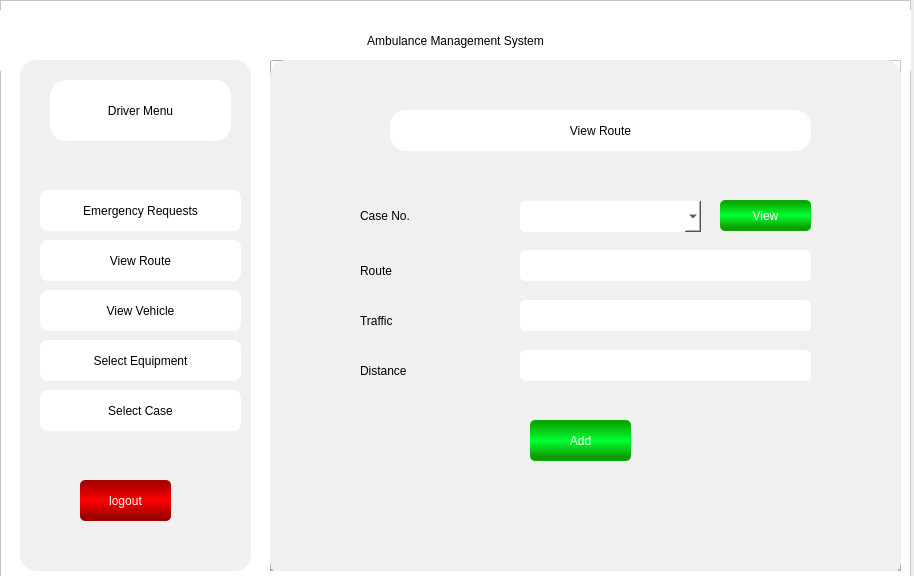
<?xml version="1.0" encoding="UTF-8"?>
<ui version="4.0">
 <class>MainWindow</class>
 <widget class="QMainWindow" name="MainWindow">
  <property name="geometry">
   <rect>
    <x>0</x>
    <y>0</y>
    <width>914</width>
    <height>576</height>
   </rect>
  </property>
  <property name="windowTitle">
   <string>MainWindow</string>
  </property>
  <widget class="QWidget" name="centralwidget">
   <widget class="QFrame" name="MainFrame">
    <property name="geometry">
     <rect>
      <x>0</x>
      <y>0</y>
      <width>911</width>
      <height>581</height>
     </rect>
    </property>
    <property name="styleSheet">
     <string notr="true">background-color: rgb(255, 255, 255);</string>
    </property>
    <property name="frameShape">
     <enum>QFrame::StyledPanel</enum>
    </property>
    <property name="frameShadow">
     <enum>QFrame::Raised</enum>
    </property>
    <widget class="QLabel" name="Project_Title">
     <property name="geometry">
      <rect>
       <x>0</x>
       <y>10</y>
       <width>911</width>
       <height>61</height>
      </rect>
     </property>
     <property name="styleSheet">
      <string notr="true">font: 75 28pt &quot;News706 BT&quot;;</string>
     </property>
     <property name="text">
      <string>Ambulance Management System</string>
     </property>
     <property name="alignment">
      <set>Qt::AlignCenter</set>
     </property>
    </widget>
    <widget class="QFrame" name="Side_Tab_Pane">
     <property name="geometry">
      <rect>
       <x>20</x>
       <y>60</y>
       <width>231</width>
       <height>511</height>
      </rect>
     </property>
     <property name="styleSheet">
      <string notr="true">background-color: rgb(240, 240, 240);
border-radius:16px;</string>
     </property>
     <property name="frameShape">
      <enum>QFrame::StyledPanel</enum>
     </property>
     <property name="frameShadow">
      <enum>QFrame::Raised</enum>
     </property>
     <widget class="QLabel" name="label_17">
      <property name="geometry">
       <rect>
        <x>30</x>
        <y>20</y>
        <width>181</width>
        <height>61</height>
       </rect>
      </property>
      <property name="styleSheet">
       <string notr="true">font: 75 20pt &quot;News706 BT&quot;;
background-color: rgb(255, 255, 255);</string>
      </property>
      <property name="text">
       <string>Driver Menu</string>
      </property>
      <property name="alignment">
       <set>Qt::AlignCenter</set>
      </property>
     </widget>
     <widget class="QPushButton" name="logoutBtn">
      <property name="geometry">
       <rect>
        <x>60</x>
        <y>420</y>
        <width>91</width>
        <height>41</height>
       </rect>
      </property>
      <property name="styleSheet">
       <string notr="true">font: 75 18pt &quot;News706 BT&quot;;
border-radius:5px;
color: rgb(255, 255, 255);
background-color: qlineargradient(spread:repeat, x1:1, y1:0, x2:1, y2:0.966, stop:0.0795455 rgba(169, 0, 0, 255), stop:0.522727 rgba(255, 0, 0, 255), stop:0.931818 rgba(155, 0, 0, 255));</string>
      </property>
      <property name="text">
       <string>logout</string>
      </property>
     </widget>
     <widget class="QPushButton" name="emergencyBtn">
      <property name="geometry">
       <rect>
        <x>20</x>
        <y>130</y>
        <width>201</width>
        <height>41</height>
       </rect>
      </property>
      <property name="styleSheet">
       <string notr="true">QPushButton{
font: 75 12pt &quot;News706 BT&quot;;
background-color: rgb(255, 255, 255);
border-radius:8px;
}
QPushButton:hover{
background-color:rgb(0, 170, 255);
color: rgb(255, 255, 255);
border-radius:8px;
}</string>
      </property>
      <property name="text">
       <string>Emergency Requests</string>
      </property>
     </widget>
     <widget class="QPushButton" name="routeBtn">
      <property name="geometry">
       <rect>
        <x>20</x>
        <y>180</y>
        <width>201</width>
        <height>41</height>
       </rect>
      </property>
      <property name="styleSheet">
       <string notr="true">QPushButton{
font: 75 12pt &quot;News706 BT&quot;;
background-color: rgb(255, 255, 255);
border-radius:8px;
}
QPushButton:hover{
background-color:rgb(0, 170, 255);
color: rgb(255, 255, 255);
border-radius:8px;
}</string>
      </property>
      <property name="text">
       <string>View Route</string>
      </property>
     </widget>
     <widget class="QPushButton" name="vehicleBtn">
      <property name="geometry">
       <rect>
        <x>20</x>
        <y>230</y>
        <width>201</width>
        <height>41</height>
       </rect>
      </property>
      <property name="styleSheet">
       <string notr="true">QPushButton{
font: 75 12pt &quot;News706 BT&quot;;
background-color: rgb(255, 255, 255);
border-radius:8px;
}
QPushButton:hover{
background-color:rgb(0, 170, 255);
color: rgb(255, 255, 255);
border-radius:8px;
}</string>
      </property>
      <property name="text">
       <string>View Vehicle</string>
      </property>
     </widget>
     <widget class="QPushButton" name="equipmentBtn">
      <property name="geometry">
       <rect>
        <x>20</x>
        <y>280</y>
        <width>201</width>
        <height>41</height>
       </rect>
      </property>
      <property name="styleSheet">
       <string notr="true">QPushButton{
font: 75 12pt &quot;News706 BT&quot;;
background-color: rgb(255, 255, 255);
border-radius:8px;
}
QPushButton:hover{
background-color:rgb(0, 170, 255);
color: rgb(255, 255, 255);
border-radius:8px;
}</string>
      </property>
      <property name="text">
       <string>Select Equipment</string>
      </property>
     </widget>
     <widget class="QPushButton" name="caseBtn">
      <property name="geometry">
       <rect>
        <x>20</x>
        <y>330</y>
        <width>201</width>
        <height>41</height>
       </rect>
      </property>
      <property name="styleSheet">
       <string notr="true">QPushButton{
font: 75 12pt &quot;News706 BT&quot;;
background-color: rgb(255, 255, 255);
border-radius:8px;
}
QPushButton:hover{
background-color:rgb(0, 170, 255);
color: rgb(255, 255, 255);
border-radius:8px;
}</string>
      </property>
      <property name="text">
       <string>Select Case</string>
      </property>
     </widget>
    </widget>
    <widget class="QTabWidget" name="SelectCaseTab">
     <property name="geometry">
      <rect>
       <x>270</x>
       <y>60</y>
       <width>631</width>
       <height>511</height>
      </rect>
     </property>
     <property name="minimumSize">
      <size>
       <width>631</width>
       <height>511</height>
      </size>
     </property>
     <property name="maximumSize">
      <size>
       <width>631</width>
       <height>511</height>
      </size>
     </property>
     <property name="accessibleName">
      <string>empTab</string>
     </property>
     <property name="styleSheet">
      <string notr="true">background-color: rgb(240, 240, 240);
border-radius:16px;
</string>
     </property>
     <property name="tabShape">
      <enum>QTabWidget::Rounded</enum>
     </property>
     <property name="currentIndex">
      <number>0</number>
     </property>
     <widget class="QWidget" name="SelCase">
      <attribute name="title">
       <string>Select Case</string>
      </attribute>
      <widget class="QFrame" name="frame_5">
       <property name="geometry">
        <rect>
         <x>0</x>
         <y>0</y>
         <width>631</width>
         <height>491</height>
        </rect>
       </property>
       <property name="styleSheet">
        <string notr="true">background-color: rgb(240, 240, 240);
border-radius:16px;
</string>
       </property>
       <property name="frameShape">
        <enum>QFrame::StyledPanel</enum>
       </property>
       <property name="frameShadow">
        <enum>QFrame::Raised</enum>
       </property>
       <widget class="QPushButton" name="pushButton_7">
        <property name="geometry">
         <rect>
          <x>250</x>
          <y>410</y>
          <width>101</width>
          <height>41</height>
         </rect>
        </property>
        <property name="styleSheet">
         <string notr="true">font: 75 18pt &quot;News706 BT&quot;;
border-radius:5px;
color: rgb(255, 255, 255);
background-color: qlineargradient(spread:repeat, x1:1, y1:0, x2:1, y2:0.966, stop:0.0795455 rgba(9, 169, 0, 255), stop:0.522727 rgba(0, 255, 50, 255), stop:0.931818 rgba(15, 155, 0, 255));</string>
        </property>
        <property name="text">
         <string>Go</string>
        </property>
       </widget>
       <widget class="QLabel" name="label_38">
        <property name="geometry">
         <rect>
          <x>90</x>
          <y>150</y>
          <width>151</width>
          <height>31</height>
         </rect>
        </property>
        <property name="styleSheet">
         <string notr="true">font: 75 14pt &quot;News706 BT&quot;;</string>
        </property>
        <property name="text">
         <string>Emergency: </string>
        </property>
        <property name="alignment">
         <set>Qt::AlignLeading|Qt::AlignLeft|Qt::AlignVCenter</set>
        </property>
       </widget>
       <widget class="QLabel" name="label_39">
        <property name="geometry">
         <rect>
          <x>90</x>
          <y>200</y>
          <width>151</width>
          <height>31</height>
         </rect>
        </property>
        <property name="styleSheet">
         <string notr="true">font: 75 14pt &quot;News706 BT&quot;;</string>
        </property>
        <property name="text">
         <string>Ambulance No.</string>
        </property>
        <property name="alignment">
         <set>Qt::AlignLeading|Qt::AlignLeft|Qt::AlignVCenter</set>
        </property>
       </widget>
       <widget class="QLabel" name="label_40">
        <property name="geometry">
         <rect>
          <x>90</x>
          <y>260</y>
          <width>151</width>
          <height>21</height>
         </rect>
        </property>
        <property name="styleSheet">
         <string notr="true">font: 75 14pt &quot;News706 BT&quot;;</string>
        </property>
        <property name="text">
         <string>Equipment No.</string>
        </property>
        <property name="alignment">
         <set>Qt::AlignLeading|Qt::AlignLeft|Qt::AlignVCenter</set>
        </property>
       </widget>
       <widget class="QTextEdit" name="textEdit_16">
        <property name="geometry">
         <rect>
          <x>250</x>
          <y>150</y>
          <width>291</width>
          <height>31</height>
         </rect>
        </property>
        <property name="styleSheet">
         <string notr="true">border-radius:5px;
background-color: rgb(255, 255, 255);
font: 75 14pt &quot;News706 BT&quot;;</string>
        </property>
       </widget>
       <widget class="QTextEdit" name="textEdit_17">
        <property name="geometry">
         <rect>
          <x>250</x>
          <y>200</y>
          <width>291</width>
          <height>31</height>
         </rect>
        </property>
        <property name="styleSheet">
         <string notr="true">border-radius:5px;
background-color: rgb(255, 255, 255);
font: 75 14pt &quot;News706 BT&quot;;</string>
        </property>
       </widget>
       <widget class="QTextEdit" name="textEdit_18">
        <property name="geometry">
         <rect>
          <x>250</x>
          <y>250</y>
          <width>291</width>
          <height>31</height>
         </rect>
        </property>
        <property name="styleSheet">
         <string notr="true">border-radius:5px;
background-color: rgb(255, 255, 255);
font: 75 14pt &quot;News706 BT&quot;;</string>
        </property>
       </widget>
       <widget class="QLabel" name="label_41">
        <property name="geometry">
         <rect>
          <x>90</x>
          <y>310</y>
          <width>111</width>
          <height>21</height>
         </rect>
        </property>
        <property name="styleSheet">
         <string notr="true">font: 75 14pt &quot;News706 BT&quot;;</string>
        </property>
        <property name="text">
         <string>District</string>
        </property>
        <property name="alignment">
         <set>Qt::AlignLeading|Qt::AlignLeft|Qt::AlignVCenter</set>
        </property>
       </widget>
       <widget class="QLabel" name="label_42">
        <property name="geometry">
         <rect>
          <x>90</x>
          <y>360</y>
          <width>111</width>
          <height>21</height>
         </rect>
        </property>
        <property name="styleSheet">
         <string notr="true">font: 75 14pt &quot;News706 BT&quot;;</string>
        </property>
        <property name="text">
         <string>Area</string>
        </property>
        <property name="alignment">
         <set>Qt::AlignLeading|Qt::AlignLeft|Qt::AlignVCenter</set>
        </property>
       </widget>
       <widget class="QLabel" name="label_44">
        <property name="geometry">
         <rect>
          <x>120</x>
          <y>30</y>
          <width>421</width>
          <height>41</height>
         </rect>
        </property>
        <property name="styleSheet">
         <string notr="true">font: 75 24pt &quot;News706 BT&quot;;
background-color: rgb(255, 255, 255);</string>
        </property>
        <property name="text">
         <string>Select Case</string>
        </property>
        <property name="alignment">
         <set>Qt::AlignCenter</set>
        </property>
       </widget>
       <widget class="QLabel" name="label_45">
        <property name="geometry">
         <rect>
          <x>90</x>
          <y>110</y>
          <width>151</width>
          <height>31</height>
         </rect>
        </property>
        <property name="styleSheet">
         <string notr="true">font: 75 14pt &quot;News706 BT&quot;;</string>
        </property>
        <property name="text">
         <string>Case No.</string>
        </property>
        <property name="alignment">
         <set>Qt::AlignLeading|Qt::AlignLeft|Qt::AlignVCenter</set>
        </property>
       </widget>
       <widget class="QComboBox" name="comboBox_14">
        <property name="geometry">
         <rect>
          <x>250</x>
          <y>110</y>
          <width>291</width>
          <height>31</height>
         </rect>
        </property>
        <property name="styleSheet">
         <string notr="true">background-color: rgb(255, 255, 255);
font: 75 14pt &quot;News706 BT&quot;;
border-radius:8px;</string>
        </property>
       </widget>
       <widget class="QTextEdit" name="textEdit_19">
        <property name="geometry">
         <rect>
          <x>250</x>
          <y>300</y>
          <width>291</width>
          <height>31</height>
         </rect>
        </property>
        <property name="styleSheet">
         <string notr="true">border-radius:5px;
background-color: rgb(255, 255, 255);
font: 75 14pt &quot;News706 BT&quot;;</string>
        </property>
       </widget>
       <widget class="QTextEdit" name="textEdit_20">
        <property name="geometry">
         <rect>
          <x>250</x>
          <y>350</y>
          <width>291</width>
          <height>31</height>
         </rect>
        </property>
        <property name="styleSheet">
         <string notr="true">border-radius:5px;
background-color: rgb(255, 255, 255);
font: 75 14pt &quot;News706 BT&quot;;</string>
        </property>
       </widget>
      </widget>
     </widget>
    </widget>
    <widget class="QFrame" name="SelectEquipmentFrame">
     <property name="geometry">
      <rect>
       <x>270</x>
       <y>60</y>
       <width>631</width>
       <height>511</height>
      </rect>
     </property>
     <property name="frameShape">
      <enum>QFrame::StyledPanel</enum>
     </property>
     <property name="frameShadow">
      <enum>QFrame::Raised</enum>
     </property>
     <widget class="QTabWidget" name="SelectEquipmentTab">
      <property name="geometry">
       <rect>
        <x>0</x>
        <y>0</y>
        <width>631</width>
        <height>511</height>
       </rect>
      </property>
      <property name="minimumSize">
       <size>
        <width>631</width>
        <height>511</height>
       </size>
      </property>
      <property name="maximumSize">
       <size>
        <width>631</width>
        <height>511</height>
       </size>
      </property>
      <property name="accessibleName">
       <string>empTab</string>
      </property>
      <property name="styleSheet">
       <string notr="true">background-color: rgb(240, 240, 240);
border-radius:16px;
</string>
      </property>
      <property name="tabShape">
       <enum>QTabWidget::Rounded</enum>
      </property>
      <property name="currentIndex">
       <number>0</number>
      </property>
      <widget class="QWidget" name="addEqp">
       <attribute name="title">
        <string>Add Equipment</string>
       </attribute>
       <attribute name="toolTip">
        <string>&lt;html&gt;&lt;head/&gt;&lt;body&gt;&lt;p&gt;&lt;br/&gt;&lt;/p&gt;&lt;/body&gt;&lt;/html&gt;</string>
       </attribute>
       <widget class="QFrame" name="frame_3">
        <property name="geometry">
         <rect>
          <x>0</x>
          <y>0</y>
          <width>631</width>
          <height>491</height>
         </rect>
        </property>
        <property name="styleSheet">
         <string notr="true">background-color: rgb(240,240,240);
border-radius:16px;
</string>
        </property>
        <property name="frameShape">
         <enum>QFrame::StyledPanel</enum>
        </property>
        <property name="frameShadow">
         <enum>QFrame::Raised</enum>
        </property>
        <widget class="QPushButton" name="pushButton_3">
         <property name="geometry">
          <rect>
           <x>260</x>
           <y>360</y>
           <width>101</width>
           <height>41</height>
          </rect>
         </property>
         <property name="styleSheet">
          <string notr="true">font: 75 18pt &quot;News706 BT&quot;;
border-radius:5px;
color: rgb(255, 255, 255);
background-color: qlineargradient(spread:repeat, x1:1, y1:0, x2:1, y2:0.966, stop:0.0795455 rgba(9, 169, 0, 255), stop:0.522727 rgba(0, 255, 50, 255), stop:0.931818 rgba(15, 155, 0, 255));</string>
         </property>
         <property name="text">
          <string>Select</string>
         </property>
        </widget>
        <widget class="QLabel" name="label_10">
         <property name="geometry">
          <rect>
           <x>90</x>
           <y>140</y>
           <width>91</width>
           <height>21</height>
          </rect>
         </property>
         <property name="styleSheet">
          <string notr="true">font: 75 14pt &quot;News706 BT&quot;;</string>
         </property>
         <property name="text">
          <string>Case No.</string>
         </property>
         <property name="alignment">
          <set>Qt::AlignLeading|Qt::AlignLeft|Qt::AlignVCenter</set>
         </property>
        </widget>
        <widget class="QLabel" name="label_11">
         <property name="geometry">
          <rect>
           <x>90</x>
           <y>190</y>
           <width>151</width>
           <height>21</height>
          </rect>
         </property>
         <property name="styleSheet">
          <string notr="true">font: 75 14pt &quot;News706 BT&quot;;</string>
         </property>
         <property name="text">
          <string>Equipment No.</string>
         </property>
         <property name="alignment">
          <set>Qt::AlignLeading|Qt::AlignLeft|Qt::AlignVCenter</set>
         </property>
        </widget>
        <widget class="QLabel" name="label_12">
         <property name="geometry">
          <rect>
           <x>90</x>
           <y>240</y>
           <width>111</width>
           <height>21</height>
          </rect>
         </property>
         <property name="styleSheet">
          <string notr="true">font: 75 14pt &quot;News706 BT&quot;;</string>
         </property>
         <property name="text">
          <string>Name: </string>
         </property>
         <property name="alignment">
          <set>Qt::AlignLeading|Qt::AlignLeft|Qt::AlignVCenter</set>
         </property>
        </widget>
        <widget class="QTextEdit" name="textEdit_5">
         <property name="geometry">
          <rect>
           <x>250</x>
           <y>230</y>
           <width>291</width>
           <height>31</height>
          </rect>
         </property>
         <property name="styleSheet">
          <string notr="true">background-color: rgb(255, 255, 255);
font: 75 14pt &quot;News706 BT&quot;;
border-radius:5px;
</string>
         </property>
        </widget>
        <widget class="QLabel" name="label_13">
         <property name="geometry">
          <rect>
           <x>90</x>
           <y>290</y>
           <width>111</width>
           <height>21</height>
          </rect>
         </property>
         <property name="styleSheet">
          <string notr="true">font: 75 14pt &quot;News706 BT&quot;;</string>
         </property>
         <property name="text">
          <string>Use: </string>
         </property>
         <property name="alignment">
          <set>Qt::AlignLeading|Qt::AlignLeft|Qt::AlignVCenter</set>
         </property>
        </widget>
        <widget class="QLabel" name="label_14">
         <property name="geometry">
          <rect>
           <x>120</x>
           <y>40</y>
           <width>421</width>
           <height>41</height>
          </rect>
         </property>
         <property name="styleSheet">
          <string notr="true">font: 75 24pt &quot;News706 BT&quot;;
background-color: rgb(255, 255, 255);</string>
         </property>
         <property name="text">
          <string>Select Equipments</string>
         </property>
         <property name="alignment">
          <set>Qt::AlignCenter</set>
         </property>
        </widget>
        <widget class="QTextEdit" name="textEdit_12">
         <property name="geometry">
          <rect>
           <x>250</x>
           <y>280</y>
           <width>291</width>
           <height>31</height>
          </rect>
         </property>
         <property name="styleSheet">
          <string notr="true">background-color: rgb(255, 255, 255);
font: 75 14pt &quot;News706 BT&quot;;
border-radius:5px;
</string>
         </property>
        </widget>
        <widget class="QComboBox" name="comboBox_4">
         <property name="geometry">
          <rect>
           <x>250</x>
           <y>180</y>
           <width>291</width>
           <height>31</height>
          </rect>
         </property>
         <property name="styleSheet">
          <string notr="true">background-color: rgb(255, 255, 255);
font: 75 14pt &quot;News706 BT&quot;;
border-radius:8px;</string>
         </property>
        </widget>
        <widget class="QComboBox" name="comboBox_6">
         <property name="geometry">
          <rect>
           <x>250</x>
           <y>130</y>
           <width>291</width>
           <height>31</height>
          </rect>
         </property>
         <property name="styleSheet">
          <string notr="true">background-color: rgb(255, 255, 255);
font: 75 14pt &quot;News706 BT&quot;;
border-radius:8px;</string>
         </property>
        </widget>
       </widget>
      </widget>
      <widget class="QWidget" name="listEqp">
       <attribute name="title">
        <string>List of Equipment</string>
       </attribute>
       <widget class="QFrame" name="frame_8">
        <property name="geometry">
         <rect>
          <x>0</x>
          <y>0</y>
          <width>631</width>
          <height>491</height>
         </rect>
        </property>
        <property name="styleSheet">
         <string notr="true">background-color: rgb(240, 240, 240);
border-radius:16px;
</string>
        </property>
        <property name="frameShape">
         <enum>QFrame::StyledPanel</enum>
        </property>
        <property name="frameShadow">
         <enum>QFrame::Raised</enum>
        </property>
        <widget class="QLabel" name="label_51">
         <property name="geometry">
          <rect>
           <x>110</x>
           <y>50</y>
           <width>421</width>
           <height>41</height>
          </rect>
         </property>
         <property name="styleSheet">
          <string notr="true">font: 75 24pt &quot;News706 BT&quot;;
background-color: rgb(255, 255, 255);</string>
         </property>
         <property name="text">
          <string>List of Equipments</string>
         </property>
         <property name="alignment">
          <set>Qt::AlignCenter</set>
         </property>
        </widget>
        <widget class="QTableWidget" name="tableWidget_2">
         <property name="geometry">
          <rect>
           <x>70</x>
           <y>140</y>
           <width>501</width>
           <height>251</height>
          </rect>
         </property>
         <property name="styleSheet">
          <string notr="true">background-color: rgb(255, 255, 255);
font: 75 12pt &quot;News706 BT&quot;;
color: rgb(0, 0, 0);
border-radius:16px;
gridline-color: rgb(0, 0, 0);
</string>
         </property>
         <column>
          <property name="text">
           <string>Sr No</string>
          </property>
         </column>
         <column>
          <property name="text">
           <string>Name</string>
          </property>
         </column>
         <column>
          <property name="text">
           <string>Type</string>
          </property>
         </column>
         <column>
          <property name="text">
           <string>Use</string>
          </property>
         </column>
         <column>
          <property name="text">
           <string>Price</string>
          </property>
         </column>
        </widget>
       </widget>
      </widget>
     </widget>
    </widget>
    <widget class="QFrame" name="ViewVehicleFrame">
     <property name="geometry">
      <rect>
       <x>270</x>
       <y>60</y>
       <width>631</width>
       <height>511</height>
      </rect>
     </property>
     <property name="frameShape">
      <enum>QFrame::StyledPanel</enum>
     </property>
     <property name="frameShadow">
      <enum>QFrame::Raised</enum>
     </property>
     <widget class="QTabWidget" name="ViewVehicleTab">
      <property name="geometry">
       <rect>
        <x>0</x>
        <y>0</y>
        <width>631</width>
        <height>511</height>
       </rect>
      </property>
      <property name="minimumSize">
       <size>
        <width>631</width>
        <height>511</height>
       </size>
      </property>
      <property name="maximumSize">
       <size>
        <width>631</width>
        <height>511</height>
       </size>
      </property>
      <property name="accessibleName">
       <string>empTab</string>
      </property>
      <property name="styleSheet">
       <string notr="true">background-color: rgb(240, 240, 240);
border-radius:16px;
</string>
      </property>
      <property name="tabShape">
       <enum>QTabWidget::Rounded</enum>
      </property>
      <property name="currentIndex">
       <number>0</number>
      </property>
      <widget class="QWidget" name="addVeh">
       <attribute name="title">
        <string>Add Vehicles</string>
       </attribute>
       <attribute name="toolTip">
        <string>&lt;html&gt;&lt;head/&gt;&lt;body&gt;&lt;p&gt;&lt;br/&gt;&lt;/p&gt;&lt;/body&gt;&lt;/html&gt;</string>
       </attribute>
       <widget class="QFrame" name="frame_9">
        <property name="geometry">
         <rect>
          <x>0</x>
          <y>0</y>
          <width>631</width>
          <height>491</height>
         </rect>
        </property>
        <property name="styleSheet">
         <string notr="true">background-color: rgb(240,240,240);
border-radius:16px;
</string>
        </property>
        <property name="frameShape">
         <enum>QFrame::StyledPanel</enum>
        </property>
        <property name="frameShadow">
         <enum>QFrame::Raised</enum>
        </property>
        <widget class="QPushButton" name="pushButton_4">
         <property name="geometry">
          <rect>
           <x>260</x>
           <y>360</y>
           <width>101</width>
           <height>41</height>
          </rect>
         </property>
         <property name="styleSheet">
          <string notr="true">font: 75 18pt &quot;News706 BT&quot;;
border-radius:5px;
color: rgb(255, 255, 255);
background-color: qlineargradient(spread:repeat, x1:1, y1:0, x2:1, y2:0.966, stop:0.0795455 rgba(9, 169, 0, 255), stop:0.522727 rgba(0, 255, 50, 255), stop:0.931818 rgba(15, 155, 0, 255));</string>
         </property>
         <property name="text">
          <string>Add</string>
         </property>
        </widget>
        <widget class="QLabel" name="label_15">
         <property name="geometry">
          <rect>
           <x>90</x>
           <y>150</y>
           <width>91</width>
           <height>21</height>
          </rect>
         </property>
         <property name="styleSheet">
          <string notr="true">font: 75 14pt &quot;News706 BT&quot;;</string>
         </property>
         <property name="text">
          <string>Case No.</string>
         </property>
         <property name="alignment">
          <set>Qt::AlignLeading|Qt::AlignLeft|Qt::AlignVCenter</set>
         </property>
        </widget>
        <widget class="QLabel" name="label_16">
         <property name="geometry">
          <rect>
           <x>90</x>
           <y>190</y>
           <width>151</width>
           <height>31</height>
          </rect>
         </property>
         <property name="styleSheet">
          <string notr="true">font: 75 14pt &quot;News706 BT&quot;;</string>
         </property>
         <property name="text">
          <string>Registration No.</string>
         </property>
         <property name="alignment">
          <set>Qt::AlignLeading|Qt::AlignLeft|Qt::AlignVCenter</set>
         </property>
        </widget>
        <widget class="QLabel" name="label_31">
         <property name="geometry">
          <rect>
           <x>90</x>
           <y>240</y>
           <width>111</width>
           <height>31</height>
          </rect>
         </property>
         <property name="styleSheet">
          <string notr="true">font: 75 14pt &quot;News706 BT&quot;;</string>
         </property>
         <property name="text">
          <string>Model No.</string>
         </property>
         <property name="alignment">
          <set>Qt::AlignLeading|Qt::AlignLeft|Qt::AlignVCenter</set>
         </property>
        </widget>
        <widget class="QTextEdit" name="textEdit_13">
         <property name="geometry">
          <rect>
           <x>250</x>
           <y>240</y>
           <width>291</width>
           <height>31</height>
          </rect>
         </property>
         <property name="styleSheet">
          <string notr="true">background-color: rgb(255, 255, 255);
font: 75 14pt &quot;News706 BT&quot;;
border-radius:5px;
</string>
         </property>
        </widget>
        <widget class="QLabel" name="label_32">
         <property name="geometry">
          <rect>
           <x>90</x>
           <y>290</y>
           <width>111</width>
           <height>21</height>
          </rect>
         </property>
         <property name="styleSheet">
          <string notr="true">font: 75 14pt &quot;News706 BT&quot;;</string>
         </property>
         <property name="text">
          <string>Type:</string>
         </property>
         <property name="alignment">
          <set>Qt::AlignLeading|Qt::AlignLeft|Qt::AlignVCenter</set>
         </property>
        </widget>
        <widget class="QComboBox" name="comboBox_5">
         <property name="geometry">
          <rect>
           <x>250</x>
           <y>140</y>
           <width>291</width>
           <height>31</height>
          </rect>
         </property>
         <property name="styleSheet">
          <string notr="true">background-color: rgb(255, 255, 255);
font: 75 14pt &quot;News706 BT&quot;;
border-radius:8px;</string>
         </property>
        </widget>
        <widget class="QLabel" name="label_33">
         <property name="geometry">
          <rect>
           <x>120</x>
           <y>60</y>
           <width>421</width>
           <height>41</height>
          </rect>
         </property>
         <property name="styleSheet">
          <string notr="true">font: 75 24pt &quot;News706 BT&quot;;
background-color: rgb(255, 255, 255);</string>
         </property>
         <property name="text">
          <string>View Vehicle</string>
         </property>
         <property name="alignment">
          <set>Qt::AlignCenter</set>
         </property>
        </widget>
        <widget class="QTextEdit" name="textEdit_14">
         <property name="geometry">
          <rect>
           <x>250</x>
           <y>290</y>
           <width>291</width>
           <height>31</height>
          </rect>
         </property>
         <property name="styleSheet">
          <string notr="true">background-color: rgb(255, 255, 255);
font: 75 14pt &quot;News706 BT&quot;;
border-radius:5px;
</string>
         </property>
        </widget>
        <widget class="QTextEdit" name="textEdit_15">
         <property name="geometry">
          <rect>
           <x>250</x>
           <y>190</y>
           <width>291</width>
           <height>31</height>
          </rect>
         </property>
         <property name="styleSheet">
          <string notr="true">background-color: rgb(255, 255, 255);
font: 75 14pt &quot;News706 BT&quot;;
border-radius:5px;
</string>
         </property>
        </widget>
       </widget>
      </widget>
     </widget>
    </widget>
    <widget class="QFrame" name="EmergencyRequestsFrame">
     <property name="geometry">
      <rect>
       <x>270</x>
       <y>60</y>
       <width>631</width>
       <height>501</height>
      </rect>
     </property>
     <property name="frameShape">
      <enum>QFrame::StyledPanel</enum>
     </property>
     <property name="frameShadow">
      <enum>QFrame::Raised</enum>
     </property>
     <widget class="QTabWidget" name="EmergencyRequestTab">
      <property name="geometry">
       <rect>
        <x>0</x>
        <y>0</y>
        <width>631</width>
        <height>511</height>
       </rect>
      </property>
      <property name="minimumSize">
       <size>
        <width>631</width>
        <height>511</height>
       </size>
      </property>
      <property name="maximumSize">
       <size>
        <width>631</width>
        <height>511</height>
       </size>
      </property>
      <property name="accessibleName">
       <string>empTab</string>
      </property>
      <property name="styleSheet">
       <string notr="true">background-color: rgb(240, 240, 240);
border-radius:16px;
</string>
      </property>
      <property name="tabShape">
       <enum>QTabWidget::Rounded</enum>
      </property>
      <property name="currentIndex">
       <number>0</number>
      </property>
      <widget class="QWidget" name="EmeReq">
       <attribute name="title">
        <string>Emergency Requests</string>
       </attribute>
       <widget class="QFrame" name="frame_17">
        <property name="geometry">
         <rect>
          <x>0</x>
          <y>0</y>
          <width>631</width>
          <height>491</height>
         </rect>
        </property>
        <property name="styleSheet">
         <string notr="true">background-color: rgb(240, 240, 240);
border-radius:16px;
</string>
        </property>
        <property name="frameShape">
         <enum>QFrame::StyledPanel</enum>
        </property>
        <property name="frameShadow">
         <enum>QFrame::Raised</enum>
        </property>
        <widget class="QLabel" name="label_83">
         <property name="geometry">
          <rect>
           <x>120</x>
           <y>30</y>
           <width>421</width>
           <height>41</height>
          </rect>
         </property>
         <property name="styleSheet">
          <string notr="true">font: 75 24pt &quot;News706 BT&quot;;
background-color: rgb(255, 255, 255);</string>
         </property>
         <property name="text">
          <string>Emergency Requests Lists</string>
         </property>
         <property name="alignment">
          <set>Qt::AlignCenter</set>
         </property>
        </widget>
        <widget class="QTableWidget" name="tableWidget_4">
         <property name="geometry">
          <rect>
           <x>10</x>
           <y>110</y>
           <width>591</width>
           <height>192</height>
          </rect>
         </property>
         <property name="styleSheet">
          <string notr="true">background-color: rgb(255, 255, 255);
font: 75 12pt &quot;News706 BT&quot;;
color: rgb(0, 0, 0);
border-radius:16px;
gridline-color: rgb(0, 0, 0);
column-width:40px;
</string>
         </property>
         <attribute name="horizontalHeaderMinimumSectionSize">
          <number>40</number>
         </attribute>
         <column>
          <property name="text">
           <string>Case No.</string>
          </property>
         </column>
         <column>
          <property name="text">
           <string>Date</string>
          </property>
         </column>
         <column>
          <property name="text">
           <string>Incident Time</string>
          </property>
         </column>
         <column>
          <property name="text">
           <string>Emergency Type</string>
          </property>
         </column>
         <column>
          <property name="text">
           <string>Ambulance No.</string>
          </property>
         </column>
         <column>
          <property name="text">
           <string>District</string>
          </property>
         </column>
         <column>
          <property name="text">
           <string>Area</string>
          </property>
         </column>
        </widget>
       </widget>
      </widget>
     </widget>
    </widget>
    <widget class="QFrame" name="ViewRouteFrame">
     <property name="geometry">
      <rect>
       <x>270</x>
       <y>60</y>
       <width>631</width>
       <height>511</height>
      </rect>
     </property>
     <property name="styleSheet">
      <string notr="true">background-color: rgb(240,240,240);
border-radius:16px;
</string>
     </property>
     <property name="frameShape">
      <enum>QFrame::StyledPanel</enum>
     </property>
     <property name="frameShadow">
      <enum>QFrame::Raised</enum>
     </property>
     <widget class="QPushButton" name="pushButton_6">
      <property name="geometry">
       <rect>
        <x>260</x>
        <y>360</y>
        <width>101</width>
        <height>41</height>
       </rect>
      </property>
      <property name="styleSheet">
       <string notr="true">font: 75 18pt &quot;News706 BT&quot;;
border-radius:5px;
color: rgb(255, 255, 255);
background-color: qlineargradient(spread:repeat, x1:1, y1:0, x2:1, y2:0.966, stop:0.0795455 rgba(9, 169, 0, 255), stop:0.522727 rgba(0, 255, 50, 255), stop:0.931818 rgba(15, 155, 0, 255));</string>
      </property>
      <property name="text">
       <string>Add</string>
      </property>
     </widget>
     <widget class="QLabel" name="label_34">
      <property name="geometry">
       <rect>
        <x>90</x>
        <y>140</y>
        <width>91</width>
        <height>31</height>
       </rect>
      </property>
      <property name="styleSheet">
       <string notr="true">font: 75 14pt &quot;News706 BT&quot;;</string>
      </property>
      <property name="text">
       <string>Case No.</string>
      </property>
      <property name="alignment">
       <set>Qt::AlignLeading|Qt::AlignLeft|Qt::AlignVCenter</set>
      </property>
     </widget>
     <widget class="QLabel" name="label_35">
      <property name="geometry">
       <rect>
        <x>90</x>
        <y>200</y>
        <width>131</width>
        <height>21</height>
       </rect>
      </property>
      <property name="styleSheet">
       <string notr="true">font: 75 14pt &quot;News706 BT&quot;;</string>
      </property>
      <property name="text">
       <string>Route</string>
      </property>
      <property name="alignment">
       <set>Qt::AlignLeading|Qt::AlignLeft|Qt::AlignVCenter</set>
      </property>
     </widget>
     <widget class="QLabel" name="label_36">
      <property name="geometry">
       <rect>
        <x>90</x>
        <y>250</y>
        <width>111</width>
        <height>21</height>
       </rect>
      </property>
      <property name="styleSheet">
       <string notr="true">font: 75 14pt &quot;News706 BT&quot;;</string>
      </property>
      <property name="text">
       <string>Traffic</string>
      </property>
      <property name="alignment">
       <set>Qt::AlignLeading|Qt::AlignLeft|Qt::AlignVCenter</set>
      </property>
     </widget>
     <widget class="QTextEdit" name="textEdit_25">
      <property name="geometry">
       <rect>
        <x>250</x>
        <y>190</y>
        <width>291</width>
        <height>31</height>
       </rect>
      </property>
      <property name="styleSheet">
       <string notr="true">border-radius:5px;
background-color: rgb(255, 255, 255);
font: 75 14pt &quot;News706 BT&quot;;</string>
      </property>
     </widget>
     <widget class="QTextEdit" name="textEdit_26">
      <property name="geometry">
       <rect>
        <x>250</x>
        <y>240</y>
        <width>291</width>
        <height>31</height>
       </rect>
      </property>
      <property name="styleSheet">
       <string notr="true">background-color: rgb(255, 255, 255);
font: 75 14pt &quot;News706 BT&quot;;
border-radius:5px;
</string>
      </property>
     </widget>
     <widget class="QLabel" name="label_37">
      <property name="geometry">
       <rect>
        <x>90</x>
        <y>300</y>
        <width>161</width>
        <height>21</height>
       </rect>
      </property>
      <property name="styleSheet">
       <string notr="true">font: 75 12pt &quot;News706 BT&quot;;</string>
      </property>
      <property name="text">
       <string>Distance</string>
      </property>
      <property name="alignment">
       <set>Qt::AlignLeading|Qt::AlignLeft|Qt::AlignVCenter</set>
      </property>
     </widget>
     <widget class="QLabel" name="label_58">
      <property name="geometry">
       <rect>
        <x>120</x>
        <y>50</y>
        <width>421</width>
        <height>41</height>
       </rect>
      </property>
      <property name="styleSheet">
       <string notr="true">font: 75 24pt &quot;News706 BT&quot;;
background-color: rgb(255, 255, 255);</string>
      </property>
      <property name="text">
       <string>View Route</string>
      </property>
      <property name="alignment">
       <set>Qt::AlignCenter</set>
      </property>
     </widget>
     <widget class="QTextEdit" name="textEdit_27">
      <property name="geometry">
       <rect>
        <x>250</x>
        <y>290</y>
        <width>291</width>
        <height>31</height>
       </rect>
      </property>
      <property name="styleSheet">
       <string notr="true">background-color: rgb(255, 255, 255);
font: 75 14pt &quot;News706 BT&quot;;
border-radius:5px;
</string>
      </property>
     </widget>
     <widget class="QPushButton" name="pushButton_10">
      <property name="geometry">
       <rect>
        <x>450</x>
        <y>140</y>
        <width>91</width>
        <height>31</height>
       </rect>
      </property>
      <property name="styleSheet">
       <string notr="true">font: 75 18pt &quot;News706 BT&quot;;
border-radius:5px;
color: rgb(255, 255, 255);
background-color: qlineargradient(spread:repeat, x1:1, y1:0, x2:1, y2:0.966, stop:0.0795455 rgba(9, 169, 0, 255), stop:0.522727 rgba(0, 255, 50, 255), stop:0.931818 rgba(15, 155, 0, 255));</string>
      </property>
      <property name="text">
       <string>View</string>
      </property>
     </widget>
     <widget class="QComboBox" name="comboBox">
      <property name="geometry">
       <rect>
        <x>250</x>
        <y>141</y>
        <width>181</width>
        <height>31</height>
       </rect>
      </property>
      <property name="styleSheet">
       <string notr="true">border-radius:5px;
background-color: rgb(255, 255, 255);
font: 75 14pt &quot;News706 BT&quot;;</string>
      </property>
     </widget>
    </widget>
    <zorder>Project_Title</zorder>
    <zorder>Side_Tab_Pane</zorder>
    <zorder>EmergencyRequestsFrame</zorder>
    <zorder>ViewVehicleFrame</zorder>
    <zorder>SelectEquipmentFrame</zorder>
    <zorder>SelectCaseTab</zorder>
    <zorder>ViewRouteFrame</zorder>
   </widget>
  </widget>
 </widget>
 <resources/>
 <connections/>
</ui>
